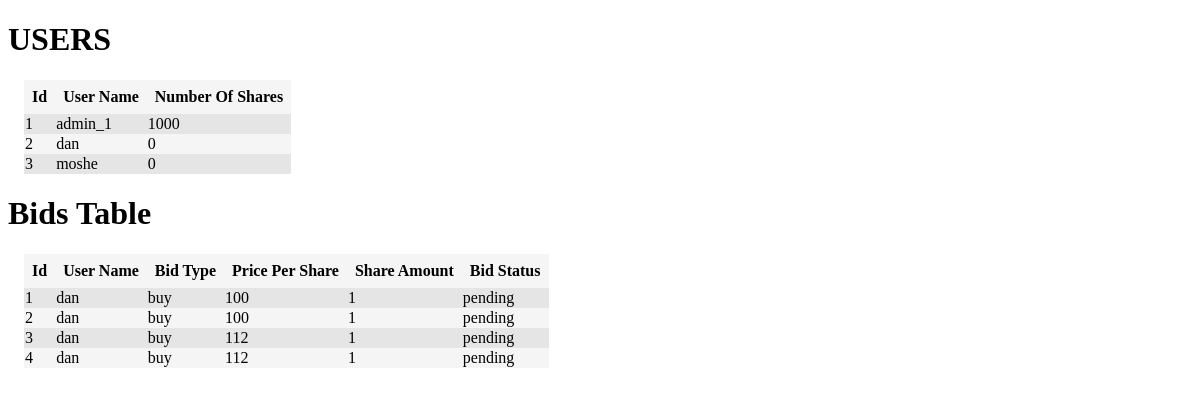
Before: /admin_dashboard with the older database file.
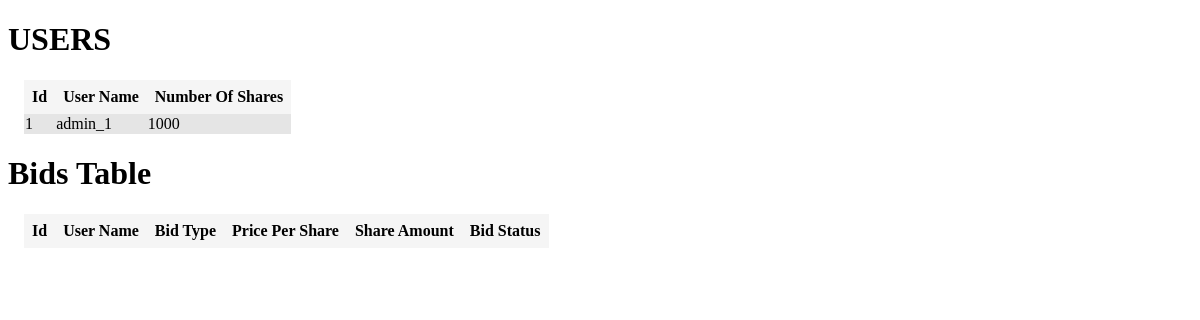
After: the same page with the newer database file.
### app.py (models this page shows, shortened)
class Users(db.Model):
    id = db.Column(db.Integer, primary_key=True)
    user_name = db.Column(db.String(80), unique=True, nullable=False)
    number_of_shares = db.Column(db.Integer())

class TradeBids(db.Model):
    id = db.Column(db.Integer, primary_key=True)
    bid_type = db.Column(db.String(80), nullable=False)
    price_per_share = db.Column(db.Integer())
    share_amount = db.Column(db.Integer())
    trader_name = db.Column(db.String(80), nullable=False)
    bid_status = db.Column(db.String(80), nullable=False)

### app.py (the view)
@app.route('/admin_dashboard')
def admin_dashboard():
    headings = ('Id', 'User Name', 'Bid Type', 'Price Per Share', 'Share Amount', 'Bid Status')
    data = TradeBids.query.all()
    users_headings = ('Id', 'User Name', 'Number Of Shares')
    users_data = Users.query.all()
    return render_template('admin_dashboard.html', headings=headings, data=data, users_headings=users_headings,
                           users_data=users_data)

### templates/admin_dashboard.html (shortened to what this page needs)
<!DOCTYPE html>
<html lang="en">
<head>
    <link rel="stylesheet" href="/static/styles.css"/>
</head>
<body>
<h1>USERS</h1>
<table class="table">
    <tr class="table__header">
        {% for header in users_headings %}
            <th class="table__cell">{{ header }}</th>
        {% endfor %}
    </tr>
    {% for row in users_data %}
        <tr class="table__row">
            <td class="table_cell">{{ row.id }}</td>
            <td class="table_cell">{{ row.user_name }}</td>
            <td class="table_cell">{{ row.number_of_shares }}</td>
        </tr>
    {% endfor %}
</table>
<h1>Bids Table</h1>
<table class="table">
    <tr class="table__header">
        {% for header in headings %}
            <th class="table__cell">{{ header }}</th>
        {% endfor %}
    </tr>
    {% for row in data %}
        <tr class="table__row">
            <td class="table_cell">{{ row.id }}</td>
            <td class="table_cell">{{ row.trader_name }}</td>
            <td class="table_cell">{{ row.bid_type }}</td>
            <td class="table_cell">{{ row.price_per_share }}</td>
            <td class="table_cell">{{ row.share_amount }}</td>
            <td class="table_cell">{{ row.bid_status }}</td>
        </tr>
    {% endfor %}
</table>
</body>
</html>

### static/styles.css (style rules this page uses)
.table { border-spacing: 0; margin: 1rem; background-color: #f5f5f5; }
.table__row:nth-child(even) { background-color: #e5e5e5; }
.table__header { text-align: left; }
.table__cell { text-align: center; padding: 8px; }

Changed rows visible on the page:
removed Users: id "2", user_name "dan", number_of_shares "0"
removed Users: id "3", user_name "moshe", number_of_shares "0"
removed TradeBids: id "1", trader_name "dan", bid_type "buy", price_per_share "100", share_amount "1", bid_status "pending"
removed TradeBids: id "2", trader_name "dan", bid_type "buy", price_per_share "100", share_amount "1", bid_status "pending"
removed TradeBids: id "3", trader_name "dan", bid_type "buy", price_per_share "112", share_amount "1", bid_status "pending"
removed TradeBids: id "4", trader_name "dan", bid_type "buy", price_per_share "112", share_amount "1", bid_status "pending"
